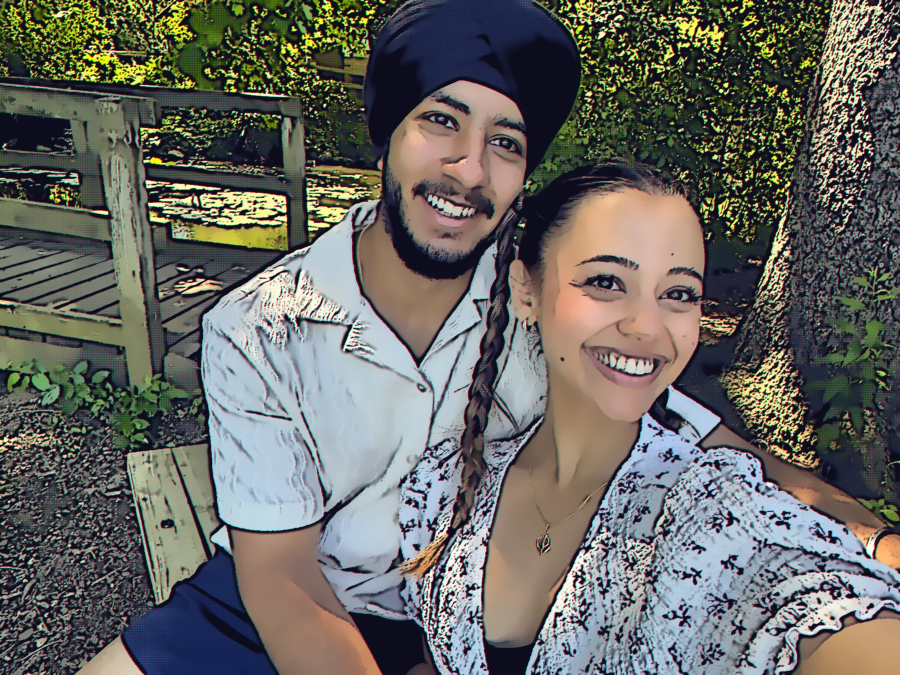
#> input picture assets/img/braids.webp, 1800 x 1350 px, given in place of 100_0233.jpg, which was not available (shown at 1/2 size)
$ python hero.py ../assets/img/braids.webp
#> lines starting #> are read from the running program, lines starting #| are printed output that depends on the picture; after the words box and inside, x2 and y2 are one past the last pixel; in counts of white or black regions, pixels touching at a corner belong together
### tools/comicify.py
"""Turns a real photo into an inked, screen-printed comic panel.
Ink lines come from an edge-only difference of Gaussians, shadows from small
spot blacks, midtones from a halftone screen. Skin is protected throughout."""
import cv2, numpy as np, sys

def lines(gray, s, k=1.7, gain=26.0, tau=.0):
    d = cv2.GaussianBlur(gray, (0, 0), s) - cv2.GaussianBlur(gray, (0, 0), s * k)
    return np.clip(-(d + tau) * gain, 0, 1)          # 1 = ink, only on the dark side of edges

def skin_mask(bgr):
    ycc = cv2.cvtColor(bgr, cv2.COLOR_BGR2YCrCb).astype(np.float32)
    cr, cb = ycc[..., 1], ycc[..., 2]
    m = ((cr > 133) & (cr < 178) & (cb > 78) & (cb < 132)).astype(np.float32)
    m = cv2.morphologyEx(m, cv2.MORPH_OPEN, np.ones((9, 9)))
    m = cv2.morphologyEx(m, cv2.MORPH_CLOSE, np.ones((25, 25)))
    return cv2.GaussianBlur(m, (0, 0), 7)

def screen(shape, cell, angle):
    h, w = shape
    y, x = np.mgrid[0:h, 0:w].astype(np.float32)
    a = np.deg2rad(angle)
    u = (x * np.cos(a) + y * np.sin(a)) / cell
    v = (-x * np.sin(a) + y * np.cos(a)) / cell
    return (np.cos(2 * np.pi * u) * np.cos(2 * np.pi * v) + 1) / 2

def comicify(bgr, line=1.0, sat=1.28, black=.13, cell=None, tiers=6, poster=.5, lift=.80):
    h, w = bgr.shape[:2]
    scale = max(h, w) / 1600
    cell = cell or max(4.5, 6.0 * scale)
    flat = bgr
    for _ in range(3):
        flat = cv2.bilateralFilter(flat, 0, 22, 6 * scale + 1)
    skin = skin_mask(flat)
    lab = cv2.cvtColor(flat.astype(np.float32) / 255, cv2.COLOR_BGR2Lab)
    L = lab[..., 0] / 100
    lo, hi = np.percentile(L, .5), np.percentile(L, 99.5)
    L = np.clip((L - lo) / max(hi - lo, 1e-3), 0, 1) ** lift
    q = L * tiers
    fr = q - np.floor(q) - .5
    tiered = (np.floor(q) + .5 + .5 * np.tanh(7 * fr) / np.tanh(3.5)) / tiers
    amount = poster * (1 - .6 * skin)
    Lout = L * (1 - amount) + tiered * amount
    lab[..., 0] = np.clip(Lout, 0, 1) * 100
    lab[..., 1] *= sat
    lab[..., 2] *= sat
    col = np.clip(cv2.cvtColor(lab, cv2.COLOR_Lab2BGR), 0, 1)
    # print grade: cool indigo into shadows, warm paper in the lights
    t = Lout[..., None]
    col = col * (np.array([.93, .985, 1.0], np.float32) * t + (1 - t)) + np.array([.20, .08, .05], np.float32) * (1 - t) ** 2 * .5
    # halftone over shadows, barely on skin
    dark = np.clip((.52 - Lout) / .42, 0, 1) * (1 - .85 * skin)
    dots = np.clip((dark * .95 - screen((h, w), cell, 45)) * 5 + .5, 0, 1) * (dark > .03)
    col = col * (1 - dots[..., None] * .55) + np.array([.28, .10, .08], np.float32) * dots[..., None] * .55
    # spot blacks: only the true darks, as clean shapes
    Lb = cv2.GaussianBlur(Lout, (0, 0), 2.0 * scale)
    spot = np.clip((black * (1 - .7 * skin) - Lb) / .03 + .5, 0, 1)
    # ink
    gray = cv2.cvtColor(flat, cv2.COLOR_BGR2GRAY).astype(np.float32) / 255
    fine = lines(gray, 1.05 * scale * line, gain=31)
    bold = lines(gray, 2.4 * scale * line, gain=23, tau=-.004)
    ink = np.maximum(fine * (1 - .35 * skin), bold * (1 - .45 * skin))
    ink = np.clip((ink - .16) / .5, 0, 1)
    ink = np.maximum(ink, spot)
    ink = cv2.GaussianBlur(ink, (0, 0), .5 * scale)
    out = col * (1 - ink[..., None]) + np.array([.11, .05, .05], np.float32) * ink[..., None]
    # slight misregistration of the red plate
    M = np.float32([[1, 0, 1.3 * scale], [0, 1, -.9 * scale]])
    out[..., 2] = cv2.warpAffine(out[..., 2], M, (w, h), borderMode=cv2.BORDER_REPLICATE)
    return (np.clip(out, 0, 1) * 255).astype(np.uint8)

# [5 lines that do not run on import are left out]

### tools/hero.py
import cv2, numpy as np, sys, os
sys.path.insert(0, os.path.dirname(__file__))
from comicify import comicify
from rembg import remove, new_session
RAW = sys.argv[1]
im = cv2.imread(f'{RAW}/100_0233.jpg')[560:3400, 1500:3250]
r = 1900 / im.shape[0]; im = cv2.resize(im, None, fx=r, fy=r, interpolation=cv2.INTER_AREA); h, w = im.shape[:2]
#> after `r = 1900 / im.shape[0]`: r = 2.41
#> after `h, w = im.shape[:2]`: h = 1900; w = 722
c = comicify(im, cell=7)
#> in skin_mask, `ycc = cv2.cvtColor(bgr, cv2.COLOR_BGR2YCrCb).astype(np.float32)`:
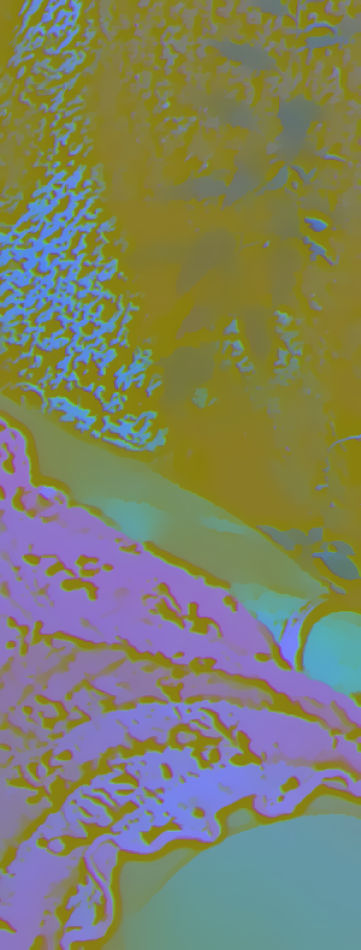
#> ycc: shape (1900, 722, 3) float32 (shown at 1/2 size); mean B, G, R 102.9, 129.6, 125.7
#> in skin_mask, `m = ((cr > 133) & (cr < 178) & (cb > 78) & (cb < 132)).astype(np.float..`:
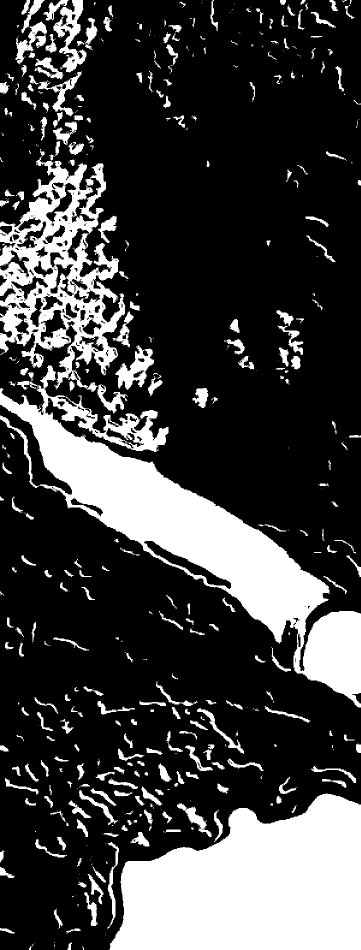
#> m: shape (1900, 722) float32 (shown at 1/2 size); values 0 (black) and 1 (white), 25% white; 567 white regions (271 under 20 px), largest, box (x1, y1, x2, y2) and area: (219, 1587, 722, 1900) 116811, (0, 731, 722, 1415) 113573, (0, 282, 251, 784) 48508
#> in skin_mask, `m = cv2.morphologyEx(m, cv2.MORPH_OPEN, np.ones((9, 9)))`: m: shape (1900, 722) float32; values 0 (black) and 1 (white), 19.9% white; 140 white regions, largest, box (x1, y1, x2, y2) and area: (220, 1588, 722, 1900) 116757, (0, 786, 657, 1284) 82924, (606, 1222, 722, 1400) 16120
#> in skin_mask, `m = cv2.morphologyEx(m, cv2.MORPH_CLOSE, np.ones((25, 25)))`: m: shape (1900, 722) float32; values 0 (black) and 1 (white), 23.6% white; 41 white regions, largest, box (x1, y1, x2, y2) and area: (220, 1588, 722, 1900) 116979, (0, 779, 722, 1400) 114280, (0, 330, 279, 762) 66418
#> in comicify, `lab = cv2.cvtColor(flat.astype(np.float32) / 255, cv2.COLOR_BGR2Lab)`: lab: shape (1900, 722, 3) float32; mean of channels 0, 1, 2 42.3, 1.1, 2.1
#> in comicify, `L = lab[..., 0] / 100`:
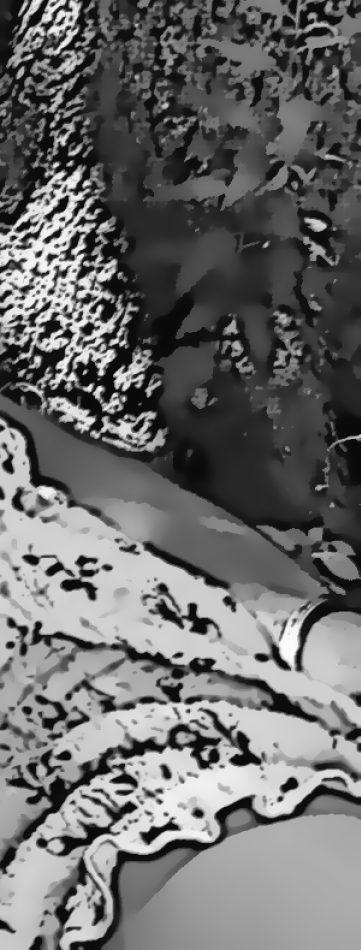
#> L: shape (1900, 722) float32 (shown at 1/2 size); min 0.037, max 0.981, mean 0.423
#> in comicify, `lo, hi = np.percentile(L, .5), np.percentile(L, 99.5)`: lo = 0.0427; hi = 0.939
#> in comicify, `fr = q - np.floor(q) - .5`:
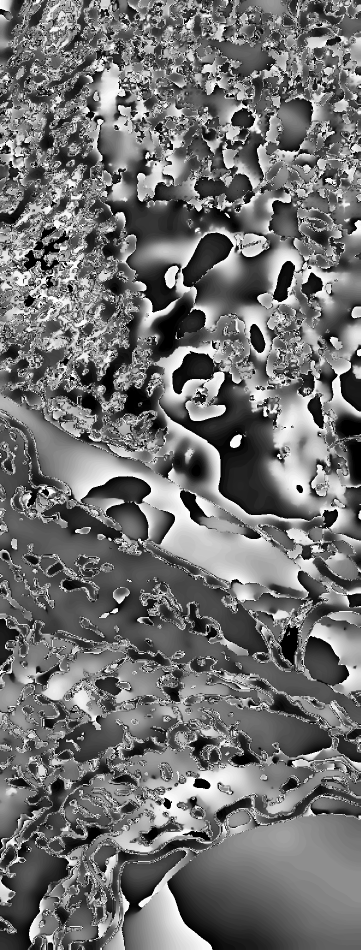
#> fr: shape (1900, 722) float32 (shown at 1/2 size); min -0.5, max 0.5, mean -0.0577; drawn with min black and max white
#> in comicify, `lab[..., 0] = np.clip(Lout, 0, 1) * 100`: lab: shape (1900, 722, 3) float32; mean of channels 0, 1, 2 47.5, 1.1, 2.1
#> in comicify, `lab[..., 1] *= sat`: lab: shape (1900, 722, 3) float32; mean of channels 0, 1, 2 47.5, 1.5, 2.1
#> in comicify, `lab[..., 2] *= sat`: lab: shape (1900, 722, 3) float32; mean of channels 0, 1, 2 47.5, 1.5, 2.7
#> in comicify, `col = np.clip(cv2.cvtColor(lab, cv2.COLOR_Lab2BGR), 0, 1)`: col: shape (1900, 722, 3) float32; mean of channels 0, 1, 2 0.436, 0.452, 0.458
#> in comicify, `col = col * (np.array([.93, .985, 1.0], np.float32) * t + (1 - t)) + n..`: col: shape (1900, 722, 3) float32; mean of channels 0, 1, 2 0.452, 0.462, 0.468
#> in comicify, `col = col * (1 - dots[..., None] * .55) + np.array([.28, .10, .08], np..`: col: shape (1900, 722, 3) float32; mean of channels 0, 1, 2 0.455, 0.449, 0.454
#> call 2 of lines, with s = 2.85, k = 1.7, gain = 23, tau = -0.004
#> in lines (call 2), `d = cv2.GaussianBlur(gray, (0, 0), s) - cv2.GaussianBlur(gray, (0, 0),..`:
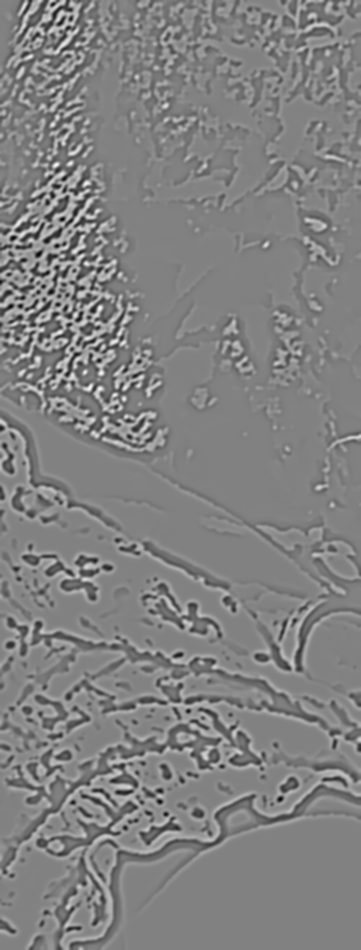
#> d: shape (1900, 722) float32 (shown at 1/2 size); min -0.227, max 0.22, mean -1.75e-06; drawn with min black and max white
#> in comicify, `ink = np.maximum(ink, spot)`:
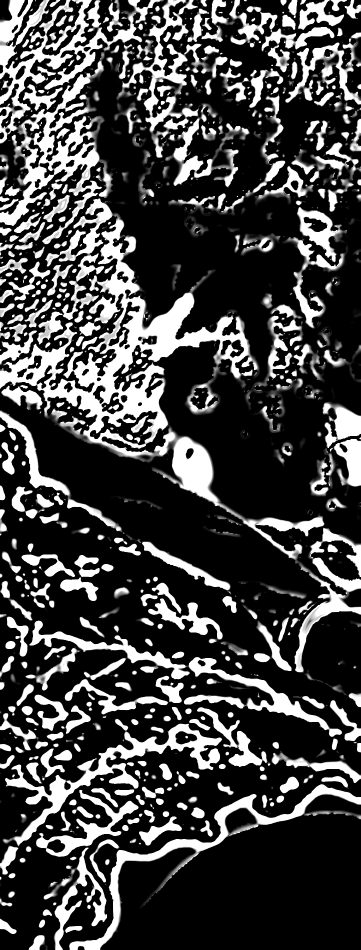
#> ink: shape (1900, 722) float32 (shown at 1/2 size); min 0, max 1, mean 0.266
#> in comicify, `out = col * (1 - ink[..., None]) + np.array([.11, .05, .05], np.float3..`: out: shape (1900, 722, 3) float32; mean of channels 0, 1, 2 0.404, 0.41, 0.413
#> in comicify, `out[..., 2] = cv2.warpAffine(out[..., 2], M, (w, h), borderMode=cv2.BO..`: out: shape (1900, 722, 3) float32; mean of channels 0, 1, 2 0.404, 0.41, 0.413
#> in comicify, `return (np.clip(out, 0, 1) * 255).astype(np.uint8)`:
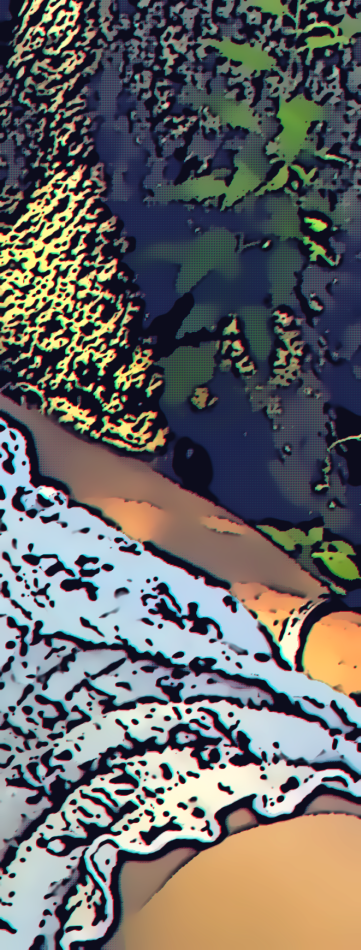
#> returned value: shape (1900, 722, 3) (shown at 1/2 size); mean of channels 0, 1, 2 102.3, 103.9, 104.7; drawn as B, G, R
#> (the run stopped early here; a loop or call above may not have finished)
